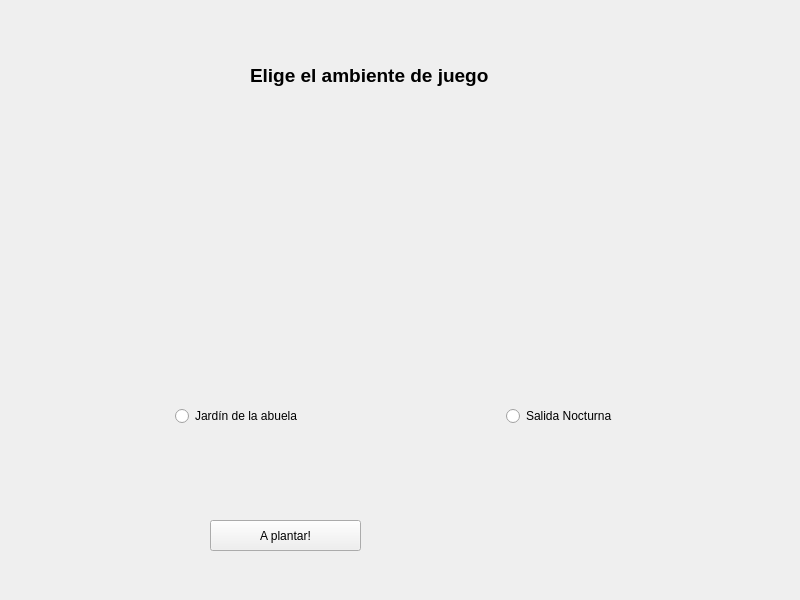
<?xml version="1.0" encoding="UTF-8"?>
<ui version="4.0">
 <class>Form</class>
 <widget class="QWidget" name="Form">
  <property name="geometry">
   <rect>
    <x>0</x>
    <y>0</y>
    <width>800</width>
    <height>600</height>
   </rect>
  </property>
  <property name="maximumSize">
   <size>
    <width>800</width>
    <height>600</height>
   </size>
  </property>
  <property name="windowTitle">
   <string>Form</string>
  </property>
  <widget class="QLabel" name="fondo">
   <property name="geometry">
    <rect>
     <x>0</x>
     <y>0</y>
     <width>811</width>
     <height>611</height>
    </rect>
   </property>
   <property name="text">
    <string/>
   </property>
   <property name="pixmap">
    <pixmap>../sprites/Fondos/fondoMenu.png</pixmap>
   </property>
   <property name="scaledContents">
    <bool>true</bool>
   </property>
   <property name="alignment">
    <set>Qt::AlignCenter</set>
   </property>
  </widget>
  <widget class="QWidget" name="gridLayoutWidget">
   <property name="geometry">
    <rect>
     <x>0</x>
     <y>140</y>
     <width>801</width>
     <height>291</height>
    </rect>
   </property>
   <layout class="QGridLayout" name="gridLayout">
    <item row="0" column="1">
     <widget class="QLabel" name="fondo_noche">
      <property name="maximumSize">
       <size>
        <width>375</width>
        <height>250</height>
       </size>
      </property>
      <property name="text">
       <string/>
      </property>
      <property name="pixmap">
       <pixmap>../sprites/Fondos/salidaNocturna.png</pixmap>
      </property>
      <property name="scaledContents">
       <bool>true</bool>
      </property>
     </widget>
    </item>
    <item row="0" column="0">
     <widget class="QLabel" name="fondo_dia">
      <property name="maximumSize">
       <size>
        <width>375</width>
        <height>250</height>
       </size>
      </property>
      <property name="text">
       <string/>
      </property>
      <property name="pixmap">
       <pixmap>../sprites/Fondos/jardinAbuela.png</pixmap>
      </property>
      <property name="scaledContents">
       <bool>true</bool>
      </property>
     </widget>
    </item>
    <item row="1" column="1">
     <layout class="QHBoxLayout" name="horizontalLayout">
      <item>
       <widget class="QRadioButton" name="boton_noche">
        <property name="maximumSize">
         <size>
          <width>120</width>
          <height>16777215</height>
         </size>
        </property>
        <property name="font">
         <font>
          <stylestrategy>PreferDefault</stylestrategy>
         </font>
        </property>
        <property name="autoFillBackground">
         <bool>false</bool>
        </property>
        <property name="styleSheet">
         <string notr="true"/>
        </property>
        <property name="text">
         <string>Salida Nocturna</string>
        </property>
       </widget>
      </item>
     </layout>
    </item>
    <item row="1" column="0">
     <layout class="QHBoxLayout" name="horizontalLayout_3">
      <item>
       <widget class="QRadioButton" name="boton_dia">
        <property name="maximumSize">
         <size>
          <width>150</width>
          <height>16777215</height>
         </size>
        </property>
        <property name="font">
         <font>
          <stylestrategy>PreferDefault</stylestrategy>
         </font>
        </property>
        <property name="autoFillBackground">
         <bool>false</bool>
        </property>
        <property name="styleSheet">
         <string notr="true"/>
        </property>
        <property name="text">
         <string>Jardín de la abuela</string>
        </property>
       </widget>
      </item>
     </layout>
    </item>
   </layout>
  </widget>
  <widget class="QPushButton" name="boton_ingresar">
   <property name="geometry">
    <rect>
     <x>210</x>
     <y>520</y>
     <width>151</width>
     <height>31</height>
    </rect>
   </property>
   <property name="text">
    <string>A plantar!</string>
   </property>
  </widget>
  <widget class="QLabel" name="label">
   <property name="geometry">
    <rect>
     <x>400</x>
     <y>470</y>
     <width>171</width>
     <height>131</height>
    </rect>
   </property>
   <property name="maximumSize">
    <size>
     <width>171</width>
     <height>131</height>
    </size>
   </property>
   <property name="text">
    <string/>
   </property>
   <property name="pixmap">
    <pixmap>../sprites/CrazyRuz/crazyCruz.png</pixmap>
   </property>
   <property name="scaledContents">
    <bool>true</bool>
   </property>
  </widget>
  <widget class="QLabel" name="label_2">
   <property name="geometry">
    <rect>
     <x>250</x>
     <y>60</y>
     <width>321</width>
     <height>31</height>
    </rect>
   </property>
   <property name="font">
    <font>
     <pointsize>14</pointsize>
     <weight>75</weight>
     <bold>true</bold>
    </font>
   </property>
   <property name="text">
    <string>Elige el ambiente de juego</string>
   </property>
  </widget>
 </widget>
 <resources/>
 <connections/>
</ui>
